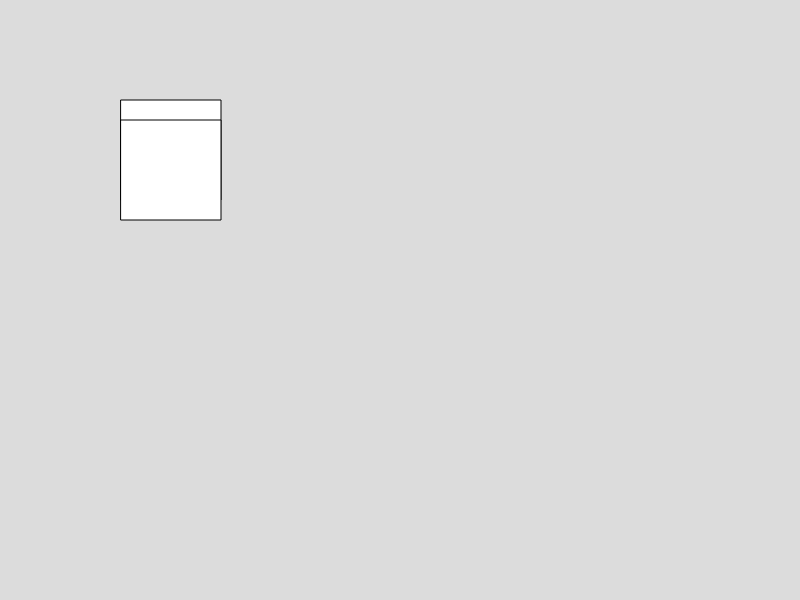
Frame 1 (no input)
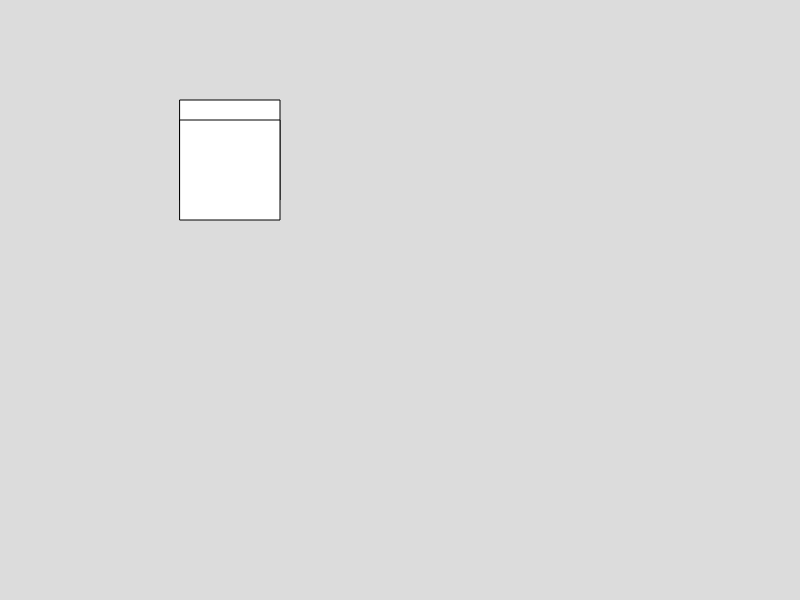
Frame 60 (no input)
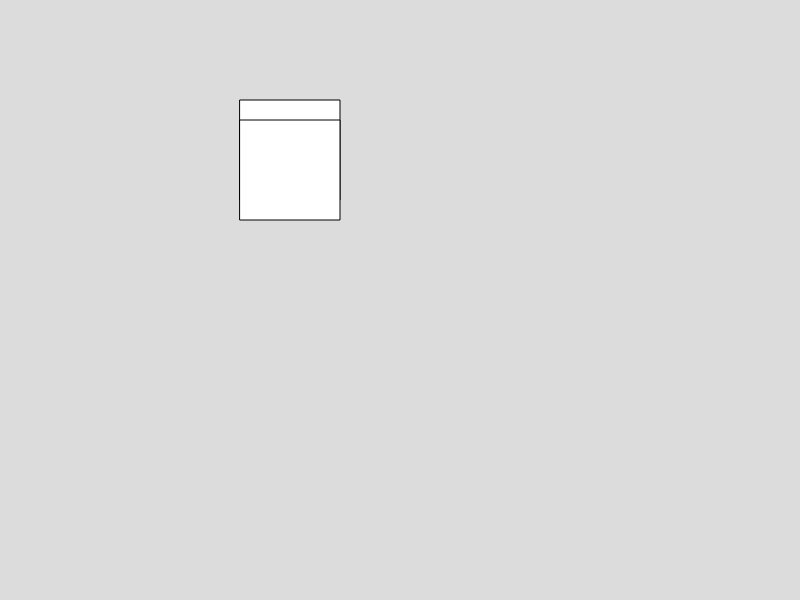
Frame 120 (the mouse pressed at the canvas centre since frame 60)

The p5.js sketch that drew these frames (run headless with seeded random() and noise() and a simulated clock; from frame 60 on, the mouse is pressed at the canvas centre):

// p5.js sketch
// ── sketch.js
let wolkdeel1 = 100;
let wolkdeel2 = wolkdeel1 + 20;

function setup() {
    createCanvas(800, 600);
}

function draw() {
    background(220);
    
    wolkdeel1 = wolkdeel1+1;
    wolkdeel2 = wolkdeel2 + 1;

    rect(wolkdeel1+20, 100, 100, 100);
    rect(wolkdeel2, 120, 100, 100);

    

}

  function mouseClicked() {
      console.log("clicked");
  } 
